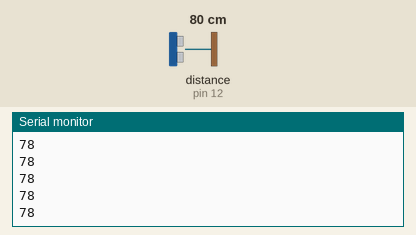
A sketch run on a simulated Arduino Uno, built with avr-gcc and run on an emulated ATmega328P. On the bench: the last lines printed to the serial monitor. Wiring (inferred from the names in the program): ultrasonic range finder: trigger pin 11; echo pin 12. Inputs (shaded band) come from the test bench; at power-on: distance to the obstacle (sensor on pin 12) 80 cm. The echo pulse lasts 58.3 µs per cm.

Above: at 1.2 s.
1.3 s: distance to the obstacle (sensor on pin 12) set to 2 cm
At 1.9 s:
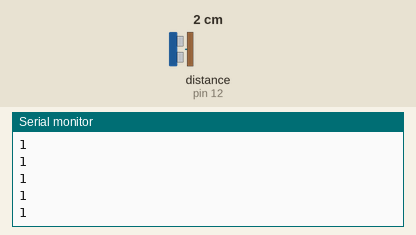
2.8 s: distance to the obstacle (sensor on pin 12) set to 4 cm
At 3.5 s:
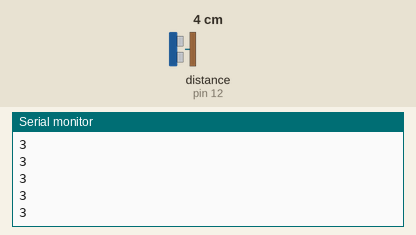
Timing chart, 0 to 5.8 s (numbered marks = the images above; inputs shaded):
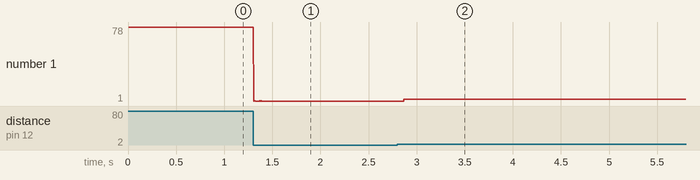

Measured:
- after the input at 1.3 s, the serial monitor: prints a new line at once (image 1)
- after the input at 2.8 s, the serial monitor: prints a new line after 0.07 s (image 2)
- plotted number 1: 78 → 1 after the input at 1.3 s, 1 → 3 after the input at 2.8 s

The sketch:

Ultrasonic_Sensor_Basic.ino
```cpp
//This comment is much better


//#include <Servo.h>

//Servo myservo;

//int pos = 0;

const int trigPin = 11;
const int echoPin = 12;
// defines variables
long duration;
int distance;

void setup() {
  //myservo.attach(13);
  pinMode(trigPin, OUTPUT); // Sets the trigPin as an Output
  pinMode(echoPin, INPUT); // Sets the echoPin as an Input
  Serial.begin(9600); // Starts the serial communication
}
void loop() {
  // Clears the trigPin
  digitalWrite(trigPin, LOW);
  delayMicroseconds(2);
  // Sets the trigPin on HIGH state for 10 micro seconds
  digitalWrite(trigPin, HIGH);
  delayMicroseconds(10);
  digitalWrite(trigPin, LOW);
  // Reads the echoPin, returns the sound wave travel time in microseconds
  duration = pulseIn(echoPin, HIGH);
  // Calculating the distance
  distance = duration * 0.034 / 2;
  // Prints the distance on the Serial Monitor

  Serial.println(distance);

//  //SERVO STUFF HERE---------------------------
//
//    if(distance <= 25){
//    myservo.write(180);              // tell servo to go to position in variable 'pos'
//    } else {
//      myservo.write(0);
//    }
//
}
```
